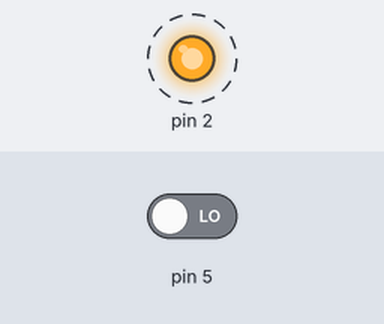
The sketch below on a simulated Arduino Uno, built with avr-gcc and run on an emulated ATmega328P. Parts: output pins drawn as LEDs (lit = HIGH). Dashed ring = blinking. Inputs (shaded band) come from the test bench; at power-on: pin 5 LOW. What the sketch prints to the serial monitor is not drawn.

Above: at 4.8 s.
4.9 s: pin 5 driven HIGH
Timing chart, 0 to 15.5 s (numbered marks = the images above; inputs shaded):
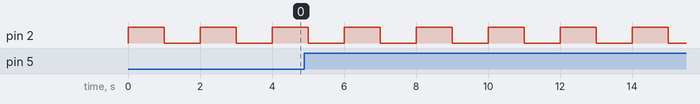

Measured:
- by itself, pin 2: alternates HIGH for 1.0 s and LOW for 1.0 s

The sketch:

08-delayBlinky.ino
```cpp
int i;


void setup(){
	pinMode(2,OUTPUT);
	pinMode(5,INPUT);
  Serial.begin(9600);
}

void loop(){


	if(digitalRead(5)){
		i++;
		Serial.println(String(i));
	}

	digitalWrite(2,HIGH);
	delay(1000);
	digitalWrite(2,LOW);
	delay(1000);


}
```
